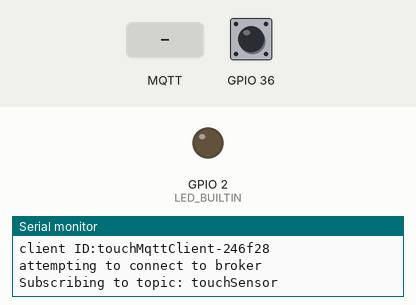
Recording of a sketch running on a simulated ESP32. On the bench: output pins drawn as LEDs (lit = HIGH), the last lines printed to the serial monitor. The inputs (shaded band) are chosen by the test bench; at power-on: GPIO 36 HIGH. WiFi joins after 1.5 s; servers stay silent unless stated; no MQTT or app messages arrive unless stated; not simulated (calls return 0 or success): arduino_secrets.h.

Above: at 3.2 s.
3.3 s: MQTT message "5" arrives on the first subscribed topic
At 3.8 s:
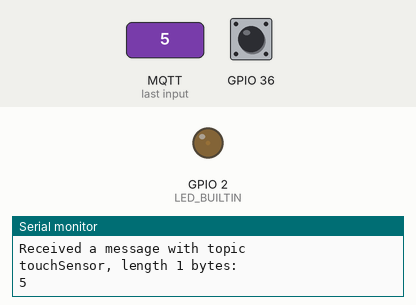
4.8 s: MQTT message "90" arrives on the first subscribed topic
At 6.0 s:
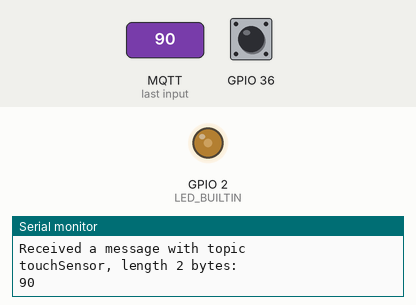
6.3 s: MQTT message "200" arrives on the first subscribed topic
At 7.3 s:
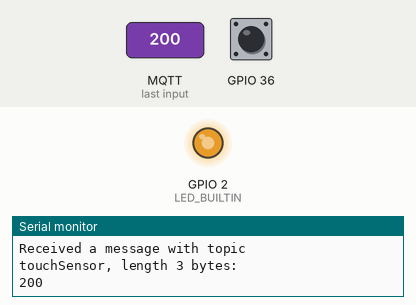
Timing chart, 0 to 9.3 s (numbered marks = the images above; inputs shaded):
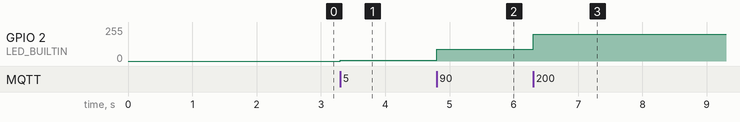

The sketch:

ArduinoMqttClientTouchReadESP32.ino
```cpp
/*
  MQTT Client sender/receiver using touchRead on Nano ESP32

  This sketch demonstrates an MQTT client that connects to a broker, subscribes to a topic,
  and both listens for messages on that topic and sends messages to it, a random number between 0 and 255.
  When the client receives a message, it prints it.

  Reads the capacitive touch reading on the Nano ESP32. The touch and release algorithm here
  could use some tuning, it's not perfect.

  This sketch uses https://public.cloud.shiftr.io as the MQTT broker, but others will work as well.
  See https://tigoe.github.io/mqtt-examples/#broker-client-settings for connection details.

Libraries used:
  * http://librarymanager/All#WiFi // for Nano ESP32 WiFi
  * http://librarymanager/All#ArduinoMqttClient

  the arduino_secrets.h file:
  #define SECRET_SSID ""    // network name
  #define SECRET_PASS ""    // network password
  #define SECRET_MQTT_USER "public" // broker username
  #define SECRET_MQTT_PASS "public" // broker password

  created 4 Mar 2024
  by Tom Igoe
  Thanks to Alyshia Bustos for the reason to try touchRead on the ESP32
*/

#include <WiFi.h>  // use this for Nano ESP32
#include <ArduinoMqttClient.h>
#include "arduino_secrets.h"

// initialize WiFi connection as SSL:
WiFiClient wifi;
MqttClient mqttClient(wifi);

// details for MQTT client:
char broker[] = "public.cloud.shiftr.io";
int port = 1883;
char topic[] = "touchSensor";
String clientID = "touchMqttClient-";

// threshold for sensor change (discovered through experiment, yours may differ):
int touchThreshold = 36000;
// last sensor reading:
int lastSensorRead = 0;

void setup() {
  // initialize serial:
  Serial.begin(9600);
  // wait for serial monitor to open:
  if (!Serial) delay(3000);
  pinMode(LED_BUILTIN, OUTPUT);
  // connect to WiFi:
  connectToNetwork();
  // make the clientID unique by adding the last three digits of the MAC address:
  byte mac[6];
  WiFi.macAddress(mac);
  // add the mac address to the clientID for a unique username:
  for (int i = 0; i < 3; i++) {
    clientID += String(mac[i], HEX);
  }
  // set the credentials for the MQTT client:
  mqttClient.setId(clientID);
  Serial.println("client ID:" + clientID);
  // if needed, login to the broker with a username and password:
  mqttClient.setUsernamePassword(SECRET_MQTT_USER, SECRET_MQTT_PASS);
}

void loop() {
  // if you disconnected from the network, reconnect:
  if (WiFi.status() != WL_CONNECTED) {
    connectToNetwork();
    // skip the rest of the loop until you are connected:
    return;
  }

  // if not connected to the broker, try to connect:
  if (!mqttClient.connected()) {
    Serial.println("attempting to connect to broker");
    connectToBroker();
  }
  // poll for new messages from the broker:
  mqttClient.poll();
  String msg = "";
  // read capacitive touch on pin A0:
  int touchSensor = touchRead(A0);
  // if it crossed the threshold going up, there's a touch:
  if (touchSensor > touchThreshold && lastSensorRead < touchThreshold) {
    msg = "touched";
  }
  // if it crossed the threshold going down, there's a release:
  if (touchSensor < touchThreshold && lastSensorRead > touchThreshold) {
    msg = "released";
  }
  // save the sensor reading for comparison next time:
  lastSensorRead = touchSensor;
  // if the client's connected:
  if (mqttClient.connected()) {
    // if there's a message to send:
    if (msg != "") {
      // start a new message on the topic:
      mqttClient.beginMessage(topic);
      // print the body of the message:
      mqttClient.print(msg);
      // send the message:
      mqttClient.endMessage();
      // send a serial notification:
      Serial.print("published a message: ");
      Serial.println(msg);
    }
  }
}

boolean connectToBroker() {
  // if the MQTT client is not connected:
  if (!mqttClient.connect(broker, port)) {
    // print out the error message:
    Serial.print("MOTT connection failed. Error no: ");
    Serial.println(mqttClient.connectError());
    // return that you're not connected:
    return false;
  }

  // set the message receive callback:
  mqttClient.onMessage(onMqttMessage);
  // subscribe to a topic:
  Serial.print("Subscribing to topic: ");
  Serial.println(topic);
  mqttClient.subscribe(topic);

  // once you're connected, you
  // return that you're connected:
  return true;
}

void onMqttMessage(int messageSize) {
  // we received a message, print out the topic and contents
  Serial.println("Received a message with topic ");
  Serial.print(mqttClient.messageTopic());
  Serial.print(", length ");
  Serial.print(messageSize);
  Serial.println(" bytes:");
  String incoming = "";
  // use the Stream interface to print the contents
  while (mqttClient.available()) {
    incoming += (char)mqttClient.read();
  }
  // convert the incoming string to an int so you can use it:
  int result = incoming.toInt();
  // use the result to dim the builtin LED:
  if (result > 0) {
    analogWrite(LED_BUILTIN, result);
  }
  // print the result:
  Serial.println(result);
  delay(100);
}

void connectToNetwork() {
  // try to connect to the network:
  while (WiFi.status() != WL_CONNECTED) {
    Serial.println("Attempting to connect to: " + String(SECRET_SSID));
    //Connect to WPA / WPA2 network:
    WiFi.begin(SECRET_SSID, SECRET_PASS);
    delay(2000);
  }

  // print IP address once connected:
  Serial.print("Connected. My IP address: ");
  Serial.println(WiFi.localIP());
}
```

Measured:
- after the input at 3.3 s, GPIO 2 (LED_BUILTIN): 0/255 → 5/255 at once
- after the input at 4.8 s, GPIO 2 (LED_BUILTIN): 5/255 → 90/255 at once
- after the input at 6.3 s, GPIO 2 (LED_BUILTIN): 90/255 → 200/255 at once
